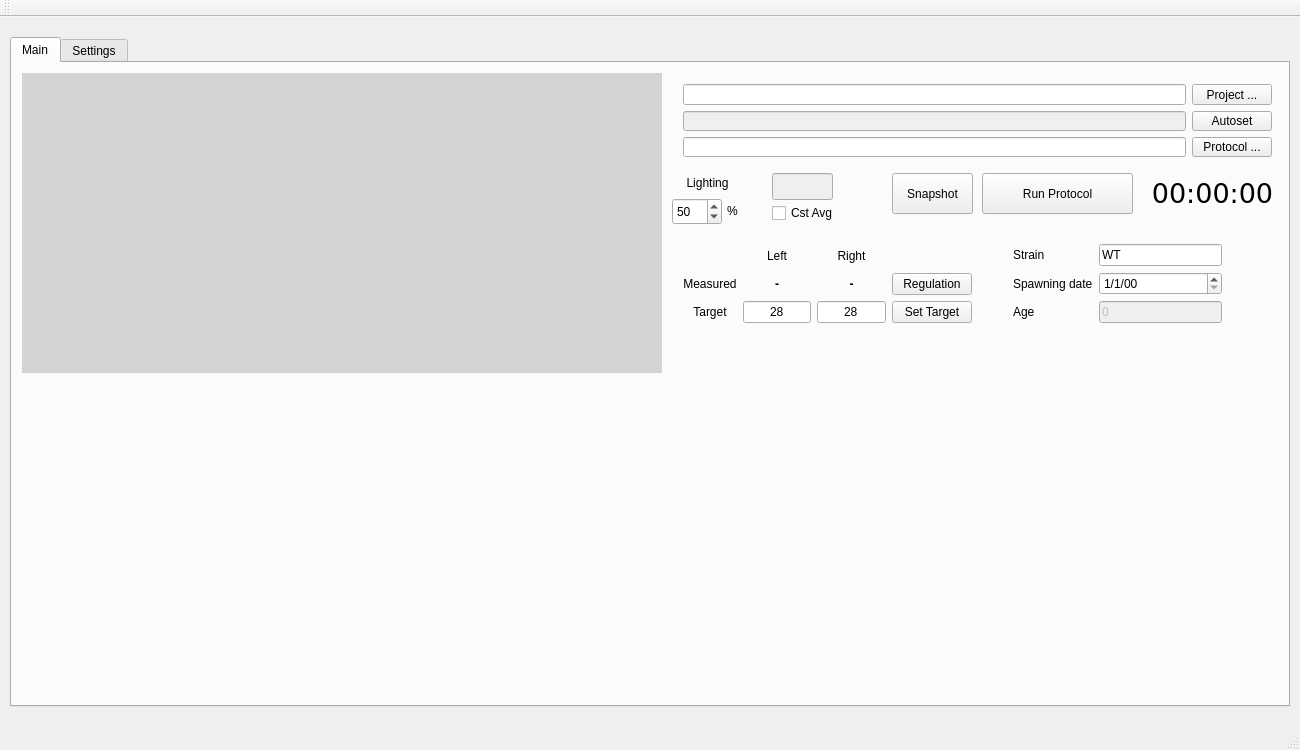
<?xml version="1.0" encoding="UTF-8"?>
<ui version="4.0">
 <class>MainWindow</class>
 <widget class="QMainWindow" name="MainWindow">
  <property name="geometry">
   <rect>
    <x>0</x>
    <y>0</y>
    <width>1300</width>
    <height>750</height>
   </rect>
  </property>
  <property name="windowTitle">
   <string>MainWindow</string>
  </property>
  <widget class="QWidget" name="centralWidget">
   <widget class="QTabWidget" name="tabWidget">
    <property name="geometry">
     <rect>
      <x>10</x>
      <y>20</y>
      <width>1280</width>
      <height>670</height>
     </rect>
    </property>
    <property name="currentIndex">
     <number>0</number>
    </property>
    <widget class="QWidget" name="tabMain">
     <attribute name="title">
      <string>Main</string>
     </attribute>
     <widget class="QLabel" name="Image">
      <property name="geometry">
       <rect>
        <x>10</x>
        <y>10</y>
        <width>640</width>
        <height>300</height>
       </rect>
      </property>
      <property name="styleSheet">
       <string notr="true">background: lightgrey;</string>
      </property>
      <property name="text">
       <string/>
      </property>
      <property name="scaledContents">
       <bool>true</bool>
      </property>
      <property name="alignment">
       <set>Qt::AlignCenter</set>
      </property>
     </widget>
     <widget class="QLabel" name="label_6">
      <property name="geometry">
       <rect>
        <x>715</x>
        <y>137</y>
        <width>21</width>
        <height>21</height>
       </rect>
      </property>
      <property name="text">
       <string>%</string>
      </property>
     </widget>
     <widget class="QLabel" name="label_7">
      <property name="geometry">
       <rect>
        <x>660</x>
        <y>110</y>
        <width>71</width>
        <height>20</height>
       </rect>
      </property>
      <property name="text">
       <string>Lighting</string>
      </property>
      <property name="alignment">
       <set>Qt::AlignCenter</set>
      </property>
     </widget>
     <widget class="QSpinBox" name="LightValue">
      <property name="geometry">
       <rect>
        <x>660</x>
        <y>135</y>
        <width>50</width>
        <height>27</height>
       </rect>
      </property>
      <property name="maximum">
       <number>100</number>
      </property>
      <property name="value">
       <number>50</number>
      </property>
     </widget>
     <widget class="QPushButton" name="ProtocolRun">
      <property name="geometry">
       <rect>
        <x>970</x>
        <y>110</y>
        <width>151</width>
        <height>41</height>
       </rect>
      </property>
      <property name="text">
       <string>Run Protocol</string>
      </property>
      <property name="checkable">
       <bool>true</bool>
      </property>
     </widget>
     <widget class="QWidget" name="gridLayoutWidget_3">
      <property name="geometry">
       <rect>
        <x>660</x>
        <y>10</y>
        <width>611</width>
        <height>95</height>
       </rect>
      </property>
      <layout class="QGridLayout" name="gridLayout_3">
       <item row="1" column="0">
        <widget class="QLineEdit" name="DataPath">
         <property name="enabled">
          <bool>false</bool>
         </property>
        </widget>
       </item>
       <item row="2" column="1">
        <widget class="QPushButton" name="ProtocolPathButton">
         <property name="text">
          <string>Protocol ...</string>
         </property>
        </widget>
       </item>
       <item row="0" column="1">
        <widget class="QPushButton" name="ProjectPathButton">
         <property name="text">
          <string>Project ...</string>
         </property>
        </widget>
       </item>
       <item row="2" column="0">
        <widget class="QLineEdit" name="ProtocolPath"/>
       </item>
       <item row="1" column="1">
        <widget class="QPushButton" name="Autoset">
         <property name="text">
          <string>Autoset</string>
         </property>
        </widget>
       </item>
       <item row="0" column="0">
        <widget class="QLineEdit" name="ProjectPath"/>
       </item>
      </layout>
     </widget>
     <widget class="QLabel" name="ProtocolTime">
      <property name="geometry">
       <rect>
        <x>1130</x>
        <y>110</y>
        <width>141</width>
        <height>41</height>
       </rect>
      </property>
      <property name="font">
       <font>
        <family>DejaVu Sans</family>
        <pointsize>20</pointsize>
       </font>
      </property>
      <property name="text">
       <string>00:00:00</string>
      </property>
      <property name="alignment">
       <set>Qt::AlignCenter</set>
      </property>
     </widget>
     <widget class="QWidget" name="gridLayoutWidget">
      <property name="geometry">
       <rect>
        <x>660</x>
        <y>170</y>
        <width>311</width>
        <height>101</height>
       </rect>
      </property>
      <layout class="QGridLayout" name="gridLayout">
       <item row="2" column="2">
        <widget class="QLineEdit" name="TargetRight">
         <property name="text">
          <string>28</string>
         </property>
         <property name="alignment">
          <set>Qt::AlignCenter</set>
         </property>
        </widget>
       </item>
       <item row="0" column="0">
        <widget class="QLabel" name="label">
         <property name="text">
          <string/>
         </property>
        </widget>
       </item>
       <item row="0" column="2">
        <widget class="QLabel" name="label_3">
         <property name="text">
          <string>Right</string>
         </property>
         <property name="alignment">
          <set>Qt::AlignCenter</set>
         </property>
        </widget>
       </item>
       <item row="1" column="0">
        <widget class="QLabel" name="label_4">
         <property name="text">
          <string>Measured</string>
         </property>
         <property name="alignment">
          <set>Qt::AlignCenter</set>
         </property>
        </widget>
       </item>
       <item row="2" column="0">
        <widget class="QLabel" name="label_5">
         <property name="text">
          <string>Target</string>
         </property>
         <property name="alignment">
          <set>Qt::AlignCenter</set>
         </property>
        </widget>
       </item>
       <item row="1" column="2">
        <widget class="QLabel" name="TempRight">
         <property name="font">
          <font>
           <weight>75</weight>
           <bold>true</bold>
          </font>
         </property>
         <property name="text">
          <string>-</string>
         </property>
         <property name="alignment">
          <set>Qt::AlignCenter</set>
         </property>
        </widget>
       </item>
       <item row="1" column="1">
        <widget class="QLabel" name="TempLeft">
         <property name="font">
          <font>
           <weight>75</weight>
           <bold>true</bold>
          </font>
         </property>
         <property name="text">
          <string>-</string>
         </property>
         <property name="alignment">
          <set>Qt::AlignCenter</set>
         </property>
        </widget>
       </item>
       <item row="2" column="1">
        <widget class="QLineEdit" name="TargetLeft">
         <property name="text">
          <string>28</string>
         </property>
         <property name="alignment">
          <set>Qt::AlignCenter</set>
         </property>
        </widget>
       </item>
       <item row="0" column="1">
        <widget class="QLabel" name="label_2">
         <property name="text">
          <string>Left</string>
         </property>
         <property name="alignment">
          <set>Qt::AlignCenter</set>
         </property>
        </widget>
       </item>
       <item row="2" column="3">
        <widget class="QPushButton" name="setTargets">
         <property name="text">
          <string>Set Target</string>
         </property>
        </widget>
       </item>
       <item row="1" column="3">
        <widget class="QPushButton" name="Regulation">
         <property name="text">
          <string>Regulation</string>
         </property>
         <property name="checkable">
          <bool>true</bool>
         </property>
         <property name="checked">
          <bool>false</bool>
         </property>
         <property name="autoDefault">
          <bool>false</bool>
         </property>
        </widget>
       </item>
      </layout>
     </widget>
     <widget class="QCustomPlot" name="PlotLeft" native="true">
      <property name="geometry">
       <rect>
        <x>10</x>
        <y>320</y>
        <width>621</width>
        <height>311</height>
       </rect>
      </property>
     </widget>
     <widget class="QCustomPlot" name="PlotRight" native="true">
      <property name="geometry">
       <rect>
        <x>640</x>
        <y>320</y>
        <width>621</width>
        <height>311</height>
       </rect>
      </property>
     </widget>
     <widget class="QWidget" name="gridLayoutWidget_2">
      <property name="geometry">
       <rect>
        <x>990</x>
        <y>170</y>
        <width>231</width>
        <height>101</height>
       </rect>
      </property>
      <layout class="QGridLayout" name="gridLayout_2">
       <item row="0" column="0">
        <widget class="QLabel" name="StainLabel">
         <property name="text">
          <string>Strain</string>
         </property>
        </widget>
       </item>
       <item row="1" column="0">
        <widget class="QLabel" name="DateLabel">
         <property name="text">
          <string>Spawning date</string>
         </property>
        </widget>
       </item>
       <item row="0" column="1">
        <widget class="QLineEdit" name="Strain">
         <property name="text">
          <string>WT</string>
         </property>
        </widget>
       </item>
       <item row="2" column="0">
        <widget class="QLabel" name="label_9">
         <property name="text">
          <string>Age</string>
         </property>
        </widget>
       </item>
       <item row="2" column="1">
        <widget class="QLineEdit" name="Age">
         <property name="enabled">
          <bool>false</bool>
         </property>
         <property name="text">
          <string>0</string>
         </property>
        </widget>
       </item>
       <item row="1" column="1">
        <widget class="QDateEdit" name="SpawningDate">
         <property name="locale">
          <locale language="French" country="France"/>
         </property>
         <property name="displayFormat">
          <string>d/M/yy</string>
         </property>
        </widget>
       </item>
      </layout>
     </widget>
     <widget class="QPushButton" name="Snapshot">
      <property name="geometry">
       <rect>
        <x>880</x>
        <y>110</y>
        <width>81</width>
        <height>41</height>
       </rect>
      </property>
      <property name="text">
       <string>Snapshot</string>
      </property>
     </widget>
     <widget class="QCheckBox" name="CstAvg">
      <property name="enabled">
       <bool>true</bool>
      </property>
      <property name="geometry">
       <rect>
        <x>760</x>
        <y>140</y>
        <width>97</width>
        <height>20</height>
       </rect>
      </property>
      <property name="text">
       <string>Cst Avg</string>
      </property>
      <property name="checked">
       <bool>false</bool>
      </property>
     </widget>
     <widget class="QLineEdit" name="AvgValue">
      <property name="enabled">
       <bool>false</bool>
      </property>
      <property name="geometry">
       <rect>
        <x>760</x>
        <y>110</y>
        <width>61</width>
        <height>27</height>
       </rect>
      </property>
      <property name="readOnly">
       <bool>true</bool>
      </property>
     </widget>
    </widget>
    <widget class="QWidget" name="tabSettings">
     <attribute name="title">
      <string>Settings</string>
     </attribute>
     <widget class="QTextBrowser" name="Output">
      <property name="geometry">
       <rect>
        <x>10</x>
        <y>10</y>
        <width>451</width>
        <height>621</height>
       </rect>
      </property>
      <property name="verticalScrollBarPolicy">
       <enum>Qt::ScrollBarAlwaysOn</enum>
      </property>
     </widget>
     <widget class="QPushButton" name="CheckSerial">
      <property name="geometry">
       <rect>
        <x>470</x>
        <y>10</y>
        <width>99</width>
        <height>27</height>
       </rect>
      </property>
      <property name="text">
       <string>Check Serial</string>
      </property>
     </widget>
     <widget class="QPushButton" name="UpdateCamera">
      <property name="geometry">
       <rect>
        <x>580</x>
        <y>10</y>
        <width>121</width>
        <height>27</height>
       </rect>
      </property>
      <property name="text">
       <string>Update Camera</string>
      </property>
     </widget>
     <widget class="QWidget" name="gridLayoutWidget_4">
      <property name="geometry">
       <rect>
        <x>490</x>
        <y>50</y>
        <width>281</width>
        <height>128</height>
       </rect>
      </property>
      <layout class="QGridLayout" name="gridLayout_4">
       <item row="0" column="1">
        <widget class="QSpinBox" name="Exposure">
         <property name="alignment">
          <set>Qt::AlignCenter</set>
         </property>
         <property name="maximum">
          <number>1000000</number>
         </property>
         <property name="value">
          <number>40</number>
         </property>
        </widget>
       </item>
       <item row="0" column="0">
        <widget class="QLabel" name="label_8">
         <property name="text">
          <string>Exposure</string>
         </property>
        </widget>
       </item>
       <item row="0" column="2">
        <widget class="QLabel" name="label_10">
         <property name="text">
          <string>ms</string>
         </property>
        </widget>
       </item>
       <item row="2" column="0">
        <widget class="QSpinBox" name="X1">
         <property name="alignment">
          <set>Qt::AlignCenter</set>
         </property>
         <property name="maximum">
          <number>1280</number>
         </property>
         <property name="singleStep">
          <number>4</number>
         </property>
        </widget>
       </item>
       <item row="1" column="1">
        <widget class="QSpinBox" name="Y1">
         <property name="alignment">
          <set>Qt::AlignCenter</set>
         </property>
         <property name="maximum">
          <number>1024</number>
         </property>
         <property name="singleStep">
          <number>2</number>
         </property>
         <property name="value">
          <number>140</number>
         </property>
        </widget>
       </item>
       <item row="2" column="2">
        <widget class="QSpinBox" name="X2">
         <property name="alignment">
          <set>Qt::AlignCenter</set>
         </property>
         <property name="maximum">
          <number>1280</number>
         </property>
         <property name="singleStep">
          <number>4</number>
         </property>
         <property name="value">
          <number>1280</number>
         </property>
        </widget>
       </item>
       <item row="3" column="1">
        <widget class="QSpinBox" name="Y2">
         <property name="alignment">
          <set>Qt::AlignCenter</set>
         </property>
         <property name="maximum">
          <number>1024</number>
         </property>
         <property name="value">
          <number>740</number>
         </property>
        </widget>
       </item>
      </layout>
     </widget>
     <widget class="QWidget" name="formLayoutWidget">
      <property name="geometry">
       <rect>
        <x>830</x>
        <y>50</y>
        <width>122</width>
        <height>95</height>
       </rect>
      </property>
      <layout class="QFormLayout" name="formLayout">
       <item row="0" column="0">
        <widget class="QLabel" name="Label_P">
         <property name="text">
          <string>P</string>
         </property>
        </widget>
       </item>
       <item row="1" column="0">
        <widget class="QLabel" name="Label_I">
         <property name="text">
          <string>I</string>
         </property>
        </widget>
       </item>
       <item row="2" column="0">
        <widget class="QLabel" name="Label_D">
         <property name="text">
          <string>D</string>
         </property>
        </widget>
       </item>
       <item row="0" column="1">
        <widget class="QDoubleSpinBox" name="Pcoeff">
         <property name="alignment">
          <set>Qt::AlignCenter</set>
         </property>
         <property name="decimals">
          <number>2</number>
         </property>
         <property name="maximum">
          <double>500.000000000000000</double>
         </property>
         <property name="value">
          <double>75.000000000000000</double>
         </property>
        </widget>
       </item>
       <item row="1" column="1">
        <widget class="QDoubleSpinBox" name="Icoeff">
         <property name="alignment">
          <set>Qt::AlignCenter</set>
         </property>
         <property name="decimals">
          <number>2</number>
         </property>
         <property name="value">
          <double>0.550000000000000</double>
         </property>
        </widget>
       </item>
       <item row="2" column="1">
        <widget class="QDoubleSpinBox" name="Dcoeff">
         <property name="alignment">
          <set>Qt::AlignCenter</set>
         </property>
         <property name="decimals">
          <number>2</number>
         </property>
         <property name="value">
          <double>50.000000000000000</double>
         </property>
        </widget>
       </item>
      </layout>
     </widget>
     <widget class="QPushButton" name="Record">
      <property name="geometry">
       <rect>
        <x>1090</x>
        <y>10</y>
        <width>61</width>
        <height>41</height>
       </rect>
      </property>
      <property name="text">
       <string>Record</string>
      </property>
      <property name="checkable">
       <bool>true</bool>
      </property>
     </widget>
    </widget>
   </widget>
  </widget>
  <widget class="QMenuBar" name="menuBar">
   <property name="geometry">
    <rect>
     <x>0</x>
     <y>0</y>
     <width>1300</width>
     <height>25</height>
    </rect>
   </property>
  </widget>
  <widget class="QToolBar" name="mainToolBar">
   <attribute name="toolBarArea">
    <enum>TopToolBarArea</enum>
   </attribute>
   <attribute name="toolBarBreak">
    <bool>false</bool>
   </attribute>
  </widget>
  <widget class="QStatusBar" name="statusBar"/>
 </widget>
 <layoutdefault spacing="6" margin="11"/>
 <customwidgets>
  <customwidget>
   <class>QCustomPlot</class>
   <extends>QWidget</extends>
   <header>qcustomplot.h</header>
   <container>1</container>
  </customwidget>
 </customwidgets>
 <resources/>
 <connections/>
</ui>
